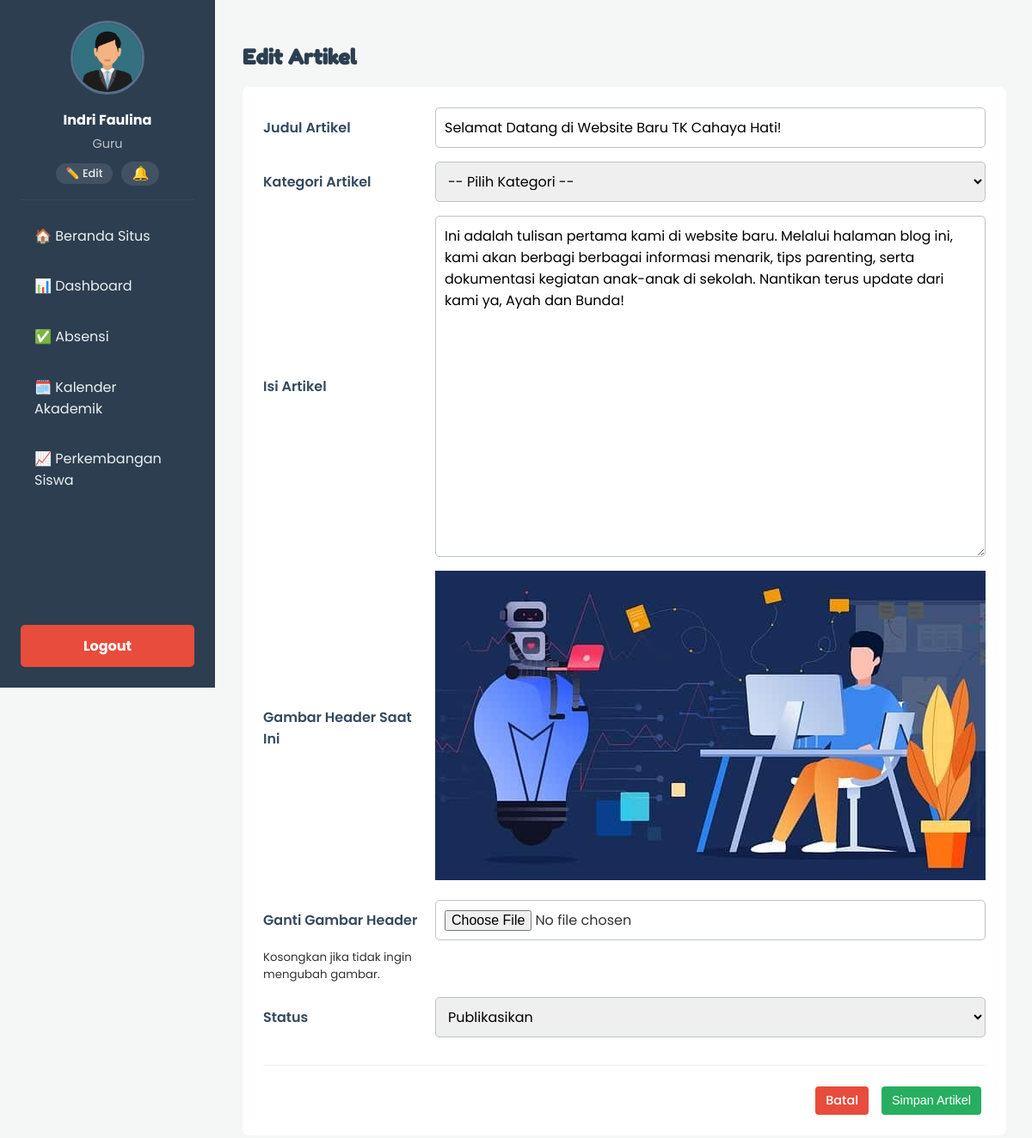
The app's page /guru/form_artikel.php?id=1 (signed in) with its own data.
### tables this page shows
CREATE TABLE `artikel` (
  `id_artikel` int(11) NOT NULL,
  `id_guru` int(11) NOT NULL,
  `id_kategori` int(11) DEFAULT NULL,
  `judul_artikel` varchar(255) NOT NULL,
  `isi_artikel` longtext NOT NULL,
  `gambar_header` varchar(255) DEFAULT NULL,
  `status_publikasi` enum('published','draft') NOT NULL DEFAULT 'draft',
  `tanggal_dibuat` timestamp NOT NULL DEFAULT current_timestamp(),
  `tanggal_diubah` timestamp NOT NULL DEFAULT current_timestamp() ON UPDATE current_timestamp()
);

### guru/form_artikel.php (the view, shortened to what this page needs)
<?php
include 'template_header.php';
require_once '../config.php';
$id_guru = $_SESSION['guru_id'];
$id_artikel = isset($_GET['id']) ? (int)$_GET['id'] : 0;
$page_title = 'Tulis Artikel Baru';
$judul_artikel = '';
$isi_artikel = '';
$status_publikasi = 'draft';
$gambar_sekarang = 'default-artikel.png';
if ($id_artikel > 0) {
    $page_title = 'Edit Artikel';
    $stmt = $conn->prepare("SELECT judul_artikel, isi_artikel, gambar_header, status_publikasi FROM artikel WHERE id_artikel = ? AND id_guru = ?");
    $stmt->bind_param("ii", $id_artikel, $id_guru);
    $stmt->execute();
    $result = $stmt->get_result();
    if ($result->num_rows == 1) {
        $artikel = $result->fetch_assoc();
        $judul_artikel = $artikel['judul_artikel'];
        $isi_artikel = $artikel['isi_artikel'];
        $status_publikasi = $artikel['status_publikasi'];
        $gambar_sekarang = $artikel['gambar_header'] ?? 'default-artikel.png';
    } else {
        header("Location: manajemen_artikel.php");
        exit();
    }
}
?>
<div class="admin-content-header">
    <h2><?php echo $page_title; ?></h2>
</div>
<div class="admin-content-body">
    <div class="form-container">
        <form action="proses_artikel.php" method="POST" enctype="multipart/form-data">
            <div class="form-group">
                <label for="judul_artikel">Judul Artikel</label>
                <input type="text" name="judul_artikel" id="judul_artikel" value="<?php echo htmlspecialchars($judul_artikel); ?>" required>
            </div>
            <div class="form-group">
                <label for="id_kategori">Kategori Artikel</label>
                <select name="id_kategori" id="id_kategori" required>
                    <option value="">-- Pilih Kategori --</option>
                </select>
            </div>
            <div class="form-group">
                <label for="isi_artikel">Isi Artikel</label>
                <textarea name="isi_artikel" id="isi_artikel" rows="15" required><?php echo htmlspecialchars($isi_artikel); ?></textarea>
            </div>
            <div class="form-group">
                <label>Gambar Header Saat Ini</label>
                <div class="profile-picture-preview">
                    <img src="../uploads/artikel/<?php echo htmlspecialchars($gambar_sekarang); ?>" alt="Gambar Header" id="preview_img">
                </div>
            </div>
            <div class="form-group">
                <label for="gambar_header">Ganti Gambar Header</label>
                <input type="file" name="gambar_header" id="gambar_header" accept="image/png, image/jpeg">
                <small>Kosongkan jika tidak ingin mengubah gambar.</small>
            </div>
            <div class="form-group">
                <label for="status_publikasi">Status</label>
                <select name="status_publikasi" id="status_publikasi">
                    <option value="published" <?php if($status_publikasi == 'published') echo 'selected'; ?>>Publikasikan</option>
                </select>
            </div>
            <div class="form-actions">
                <a href="manajemen_artikel.php" class="btn-aksi btn-hapus">Batal</a>
                <button type="submit" name="simpan_artikel" class="btn-aksi btn-simpan">Simpan Artikel</button>
            </div>
        </form>
    </div>
</div>
<?php include 'template_footer.php'; ?>

### css/admin.css (style rules this page uses)
body { font-family: 'Poppins', sans-serif; margin: 0; background-color: #f4f7f6; color: #333; }
.admin-content-header h2 { font-family: 'Fredoka One', cursive; text-align: left; color: #2c3e50; }
.form-container { background-color:#fff;padding:1.5rem;border-radius:8px }
.form-actions { display:flex;justify-content:flex-end;gap:10px;margin-top:2rem;border-top:1px solid #ecf0f1;padding-top:1.5rem }
.form-container .form-group { display:grid;gap:10px 20px;align-items:center;margin-bottom:1rem }
.form-container .form-group label { font-weight:600;color:#34495e;text-align:left }
.form-container input[type="text"], .form-container input[type="password"], .form-container select, .form-container textarea, .form-container input[type="file"] { width:100%;padding:10px;border-radius:5px;border:1px solid #bdc3c7;box-sizing:border-box;font-size:1rem;font-family:'Poppins',sans-serif }
.btn-aksi { display:inline-block;padding:6px 12px;margin-right:5px;border-radius:4px;color:#fff;text-decoration:none;font-size:.9rem;text-align:center;border:none;cursor:pointer;font-weight:500 }
.btn-hapus { background-color:#e74c3c }
.btn-simpan { background-color:#27ae60 }
@media (min-width: 768px) { .form-container .form-group { grid-template-columns:180px 1fr } }

### records on screen
artikel: judul_artikel "Selamat Datang di Website Baru TK Cahaya Hati!", isi_artikel "Ini adalah tulisan pertama kami di website baru. Melalui halaman blog ini, kami akan berbagi berbagai informasi menarik, tips parenting, serta dokumentasi kegiatan anak-anak di sekolah. Nantikan terus update dari kami ya, Ayah dan Bunda!", gambar_header (picture), status_publikasi "Publikasikan"

### other values on screen
$_SESSION['guru_nama'] "Indri Faulina"
$page_title "Edit Artikel"
